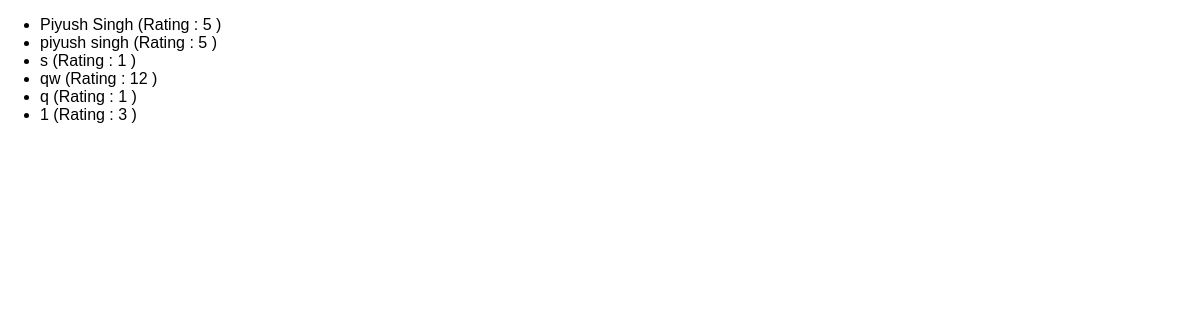
The app's page /reviews, older data.
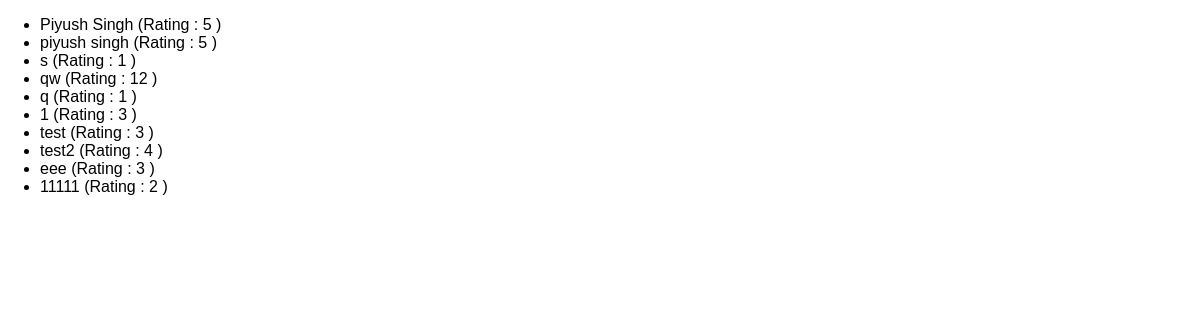
The same page, newer data.
### reviews/models.py (models this page shows)
class Review(models.Model):
    user_name = models.CharField(max_length=100)
    review_text = models.TextField()
    rating = models.IntegerField()

### reviews/views.py (the view)
# urls.py: path("reviews",views.ReviewsListView.as_view()),
class ReviewsListView(ListView):
    template_name = "reviews/review-list.html"
    model = Review
    context_object_name = "reviews"

### reviews/templates/reviews/review-list.html (shortened to what this page needs)
{% extends "reviews/base.html" %}
{% block content %}
    <ul>
        {% for review in reviews %}
            <li> {{ review.user_name }} (Rating : {{ review.rating }} )</li>
        {% endfor %}
    </ul>
{% endblock content %}

Row changes from the older to the newer data that the page shows:
added Review: user_name "test", rating "3"
added Review: user_name "test2", rating "4"
added Review: user_name "eee", rating "3"
added Review: user_name "11111", rating "2"
